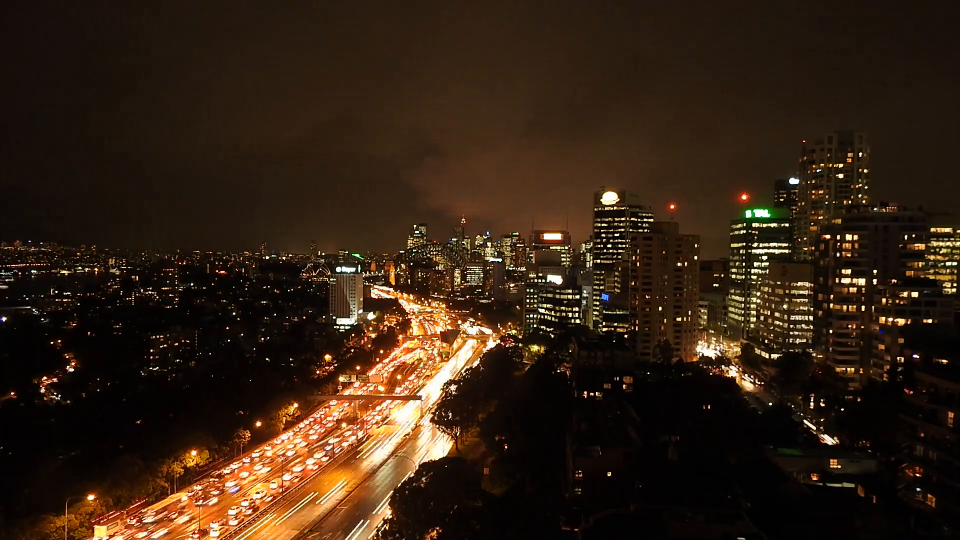
#> input picture frame 18 of FireDetectionViaVisual/Videos/city.mp4, 1920 x 1080 px, given in place of City1.mp4, which was not available (shown at 1/2 size)
$ python detection.py
#> lines starting #> are read from the running program, lines starting #| are printed output that depends on the picture; after the words box and inside, x2 and y2 are one past the last pixel; in counts of white or black regions, pixels touching at a corner belong together; pictures that were not available may be replaced by others from this repository, and a replacement may not be noted
# Credit of this script goes to GR Tech School (https://www.youtube.com/watch?v=2uxfqlDbVV4&ab_channel=GRTechSchool)

import cv2
import numpy as np

# 0 - means web cam
video = cv2.VideoCapture("Videos\City1.mp4")

while True:
    ret, frame = video.read()
#> frame is the input picture: shape (1080, 1920, 3); mean B, G, R 18.7, 33.1, 50.7
    frame = cv2.resize(frame, (1000,600))
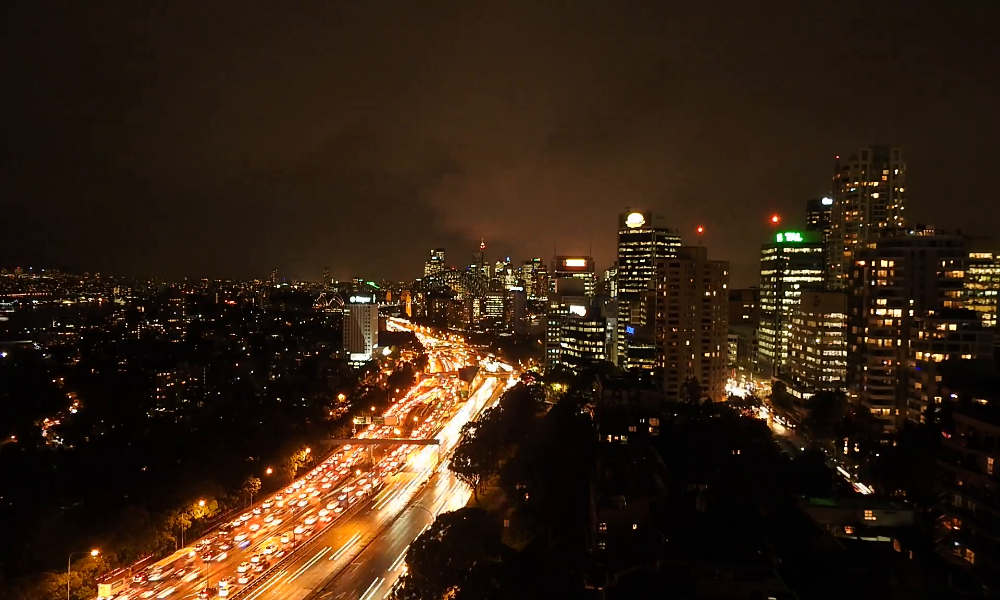
#> frame: shape (600, 1000, 3); mean B, G, R 18.7, 33.1, 50.7
    # Blurring the video which eliminates the noises
    blur = cv2.GaussianBlur(frame, (15,15), 0)
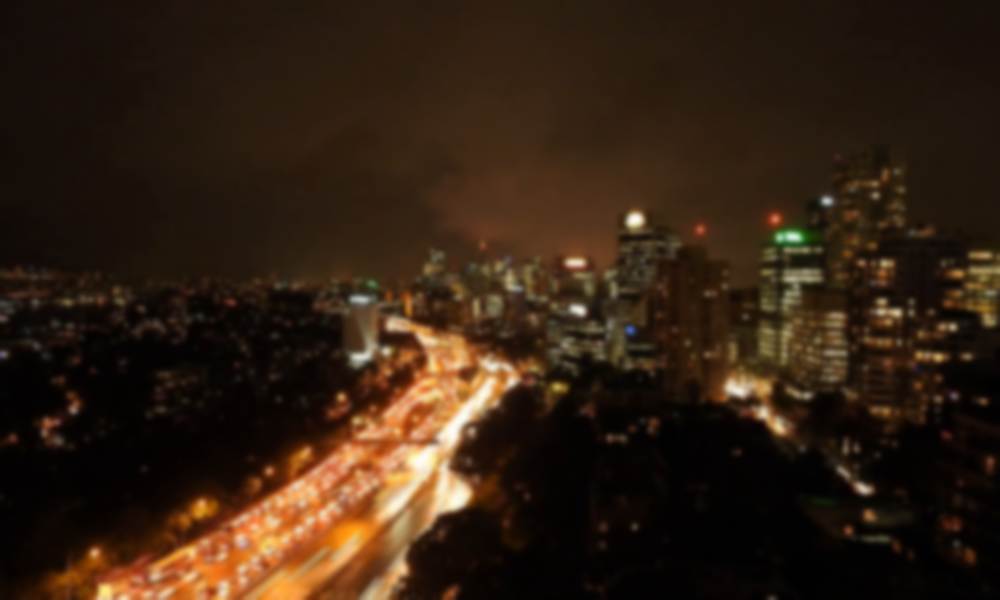
#> blur: shape (600, 1000, 3); mean B, G, R 18.7, 33.1, 50.7
    # Get HSV colour of the blurred frame
    hsv = cv2.cvtColor(blur, cv2.COLOR_BGR2HSV)
#> hsv: shape (600, 1000, 3); mean H, S, V 16.3, 163.9, 50.7
    # Declare Lower and Upper Bound of a fire characteristic
    lower = [18,50,50]
    upper = [35,255,255]

    # Apparently opencv cannot read the array data directly, it need to use numpy for data parsing
    lower = np.array(lower, dtype='uint8')
    upper = np.array(upper, dtype='uint8')
    # Detection (Basically, we are looking for these two types of colour inside the frame (In HSV format))
    mask = cv2.inRange(hsv, lower, upper)
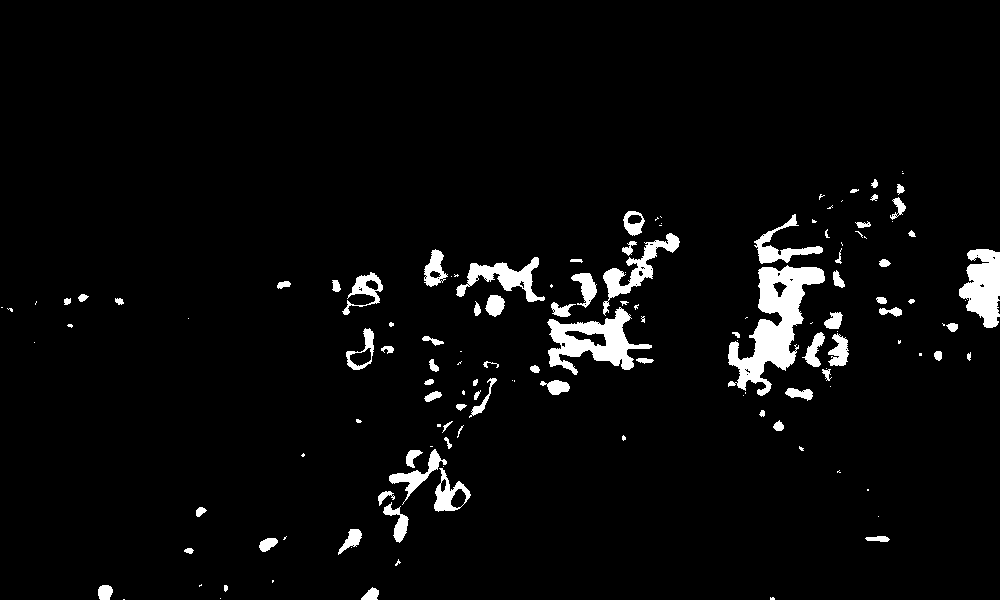
#> mask: shape (600, 1000); 4.1% white; 138 white regions (62 under 20 px), largest, box (x1, y1, x2, y2) and area: (728, 265, 825, 396) 5007, (547, 307, 652, 375) 2977, (959, 249, 1000, 328) 2225
    output = cv2.bitwise_and(frame, hsv, mask=mask)
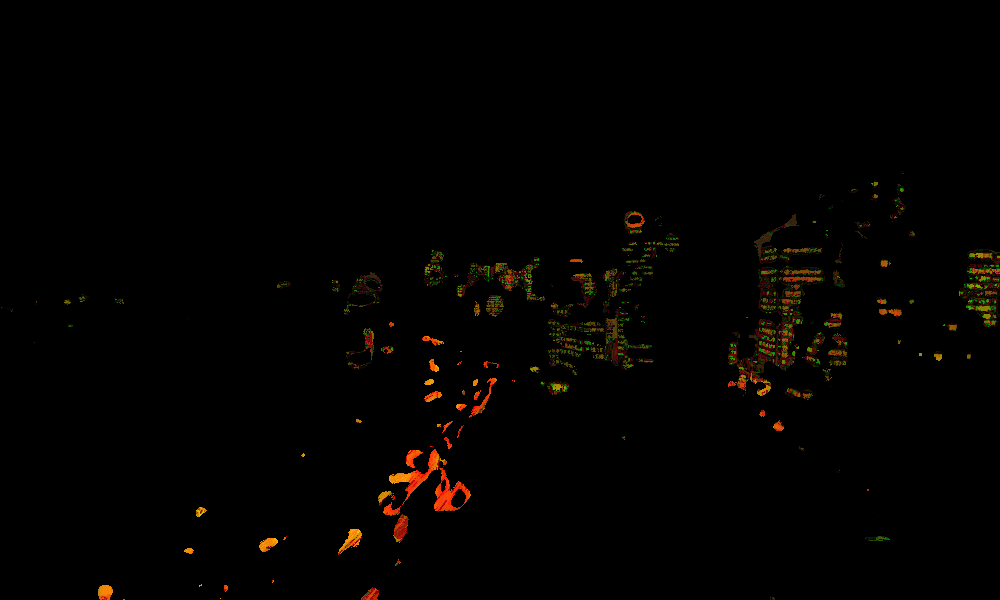
#> output: shape (600, 1000, 3); mean B, G, R 0.3, 1.8, 3.1
    number_of_total = cv2.countNonZero(mask)
#> number_of_total = 24458
    if int(number_of_total) > 15000:
        print("Fire Detected")

    if ret == False:
        break

    cv2.imshow("Output", frame)

    if cv2.waitKey(1) & 0xFF == ord("q"):
#> (key q is pressed here)
        break

cv2.destroyAllWindows()
video.release()

$ run again, starting later in the video
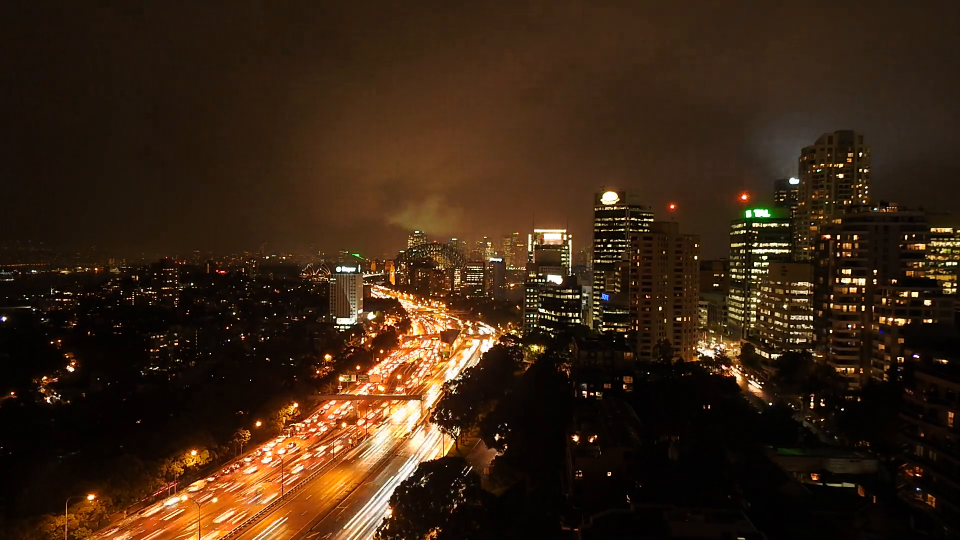
#> input picture frame 81 of FireDetectionViaVisual/Videos/city.mp4, 1920 x 1080 px, given in place of City1.mp4, which was not available (shown at 1/2 size)
#> frame is the input picture: shape (1080, 1920, 3); mean B, G, R 19.6, 36.4, 57
#> frame: shape (600, 1000, 3)
#> hsv: shape (600, 1000, 3); mean H, S, V 14.2, 173.5, 57
#> `mask = cv2.inRange(hsv, lower, upper)`:
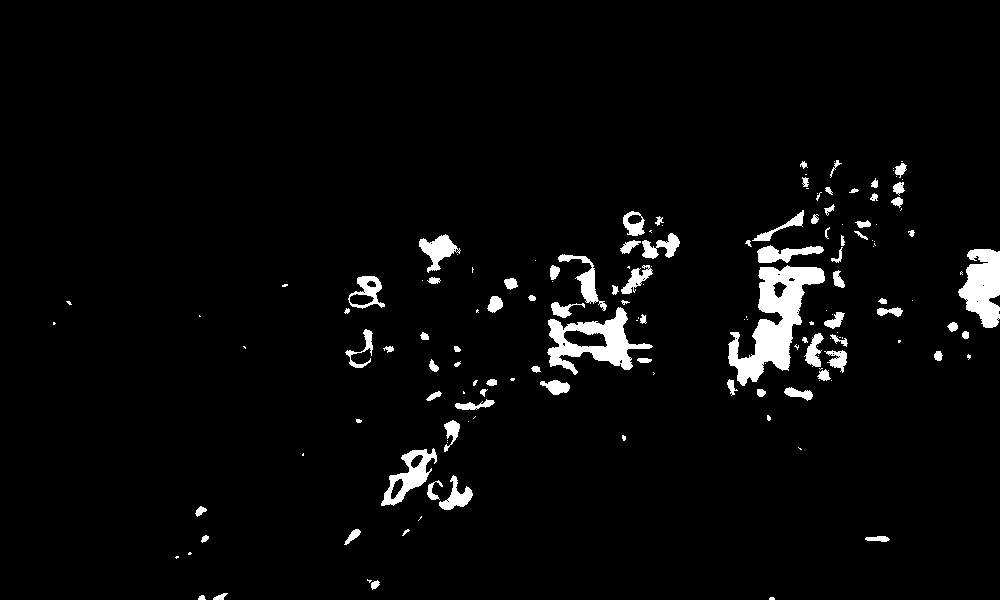
#> mask: shape (600, 1000); 3.7% white; 156 white regions (73 under 20 px), largest, box (x1, y1, x2, y2) and area: (728, 265, 825, 386) 4735, (547, 307, 653, 375) 2792, (958, 249, 1000, 328) 2267
#> `output = cv2.bitwise_and(frame, hsv, mask=mask)`:
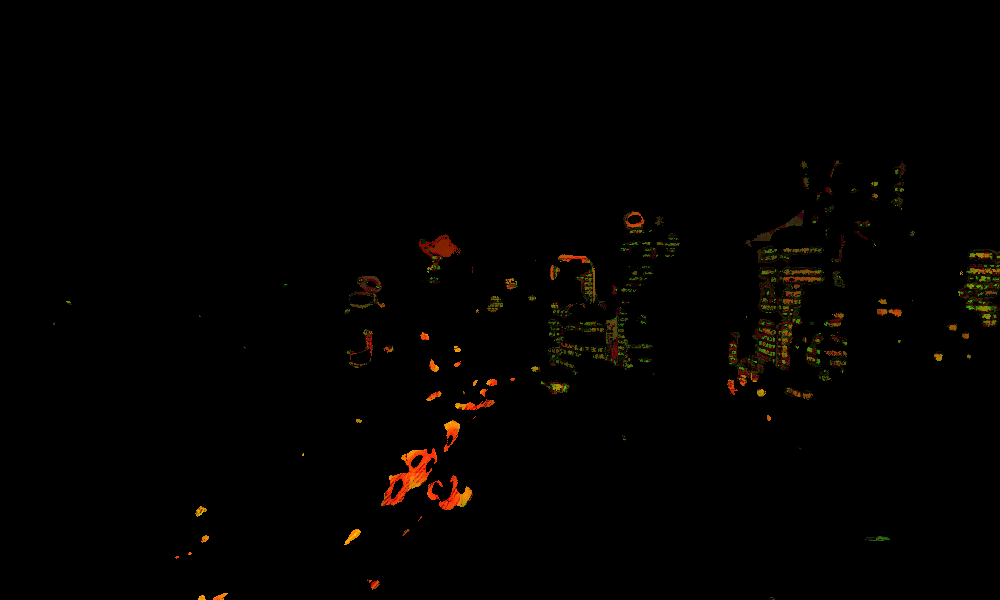
#> output: shape (600, 1000, 3); mean B, G, R 0.3, 1.6, 2.8
#> number_of_total = 22048

$ run again, starting later in the video
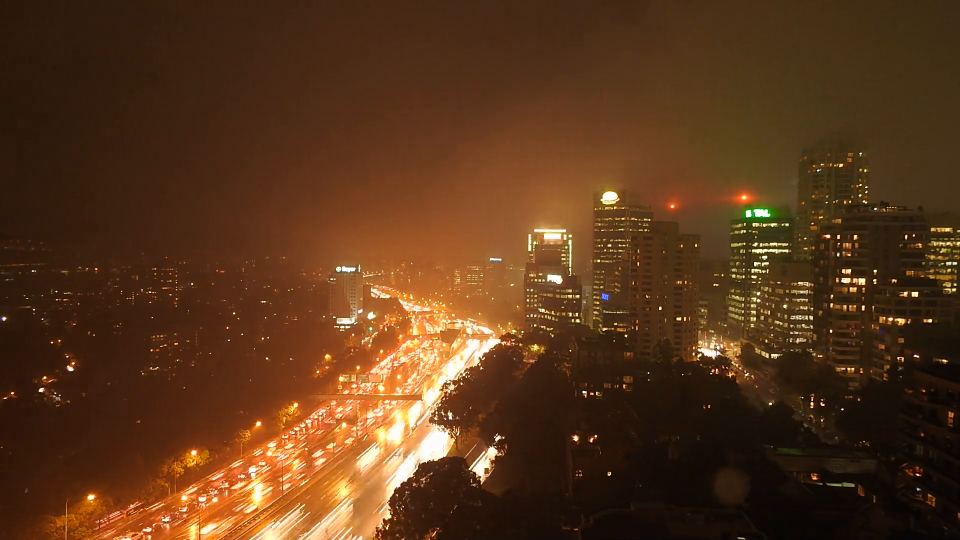
#> input picture frame 144 of FireDetectionViaVisual/Videos/city.mp4, 1920 x 1080 px, given in place of City1.mp4, which was not available (shown at 1/2 size)
#> frame is the input picture: shape (1080, 1920, 3); mean B, G, R 26.8, 54.1, 88.8
#> frame: shape (600, 1000, 3)
#> hsv: shape (600, 1000, 3); mean H, S, V 13.2, 182.6, 88.8
#> `mask = cv2.inRange(hsv, lower, upper)`:
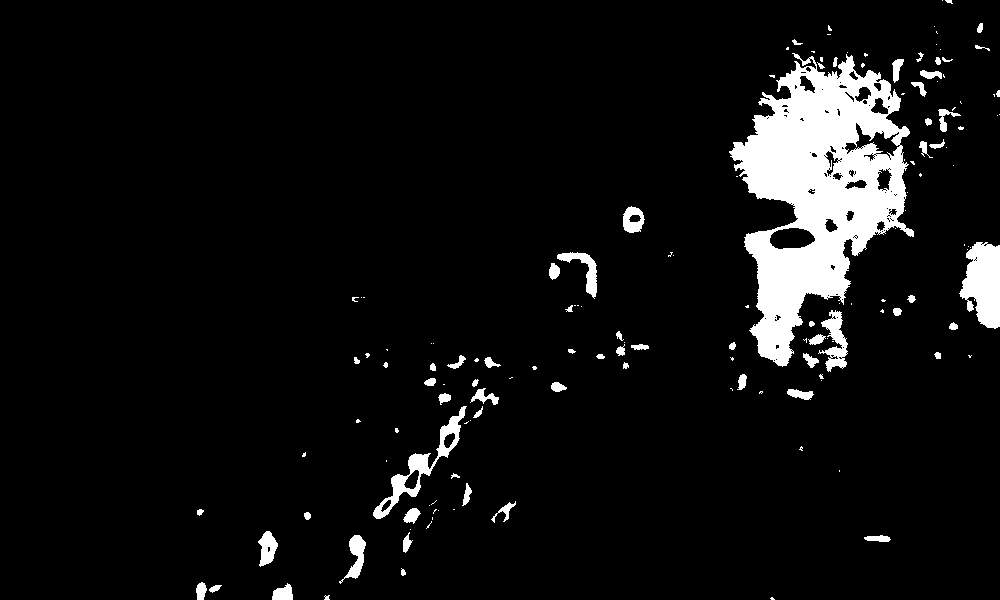
#> mask: shape (600, 1000); 6.7% white; 151 white regions (84 under 20 px), largest, box (x1, y1, x2, y2) and area: (729, 53, 914, 367) 28197, (959, 242, 1000, 329) 2551, (373, 406, 467, 519) 1671
#> `output = cv2.bitwise_and(frame, hsv, mask=mask)`:
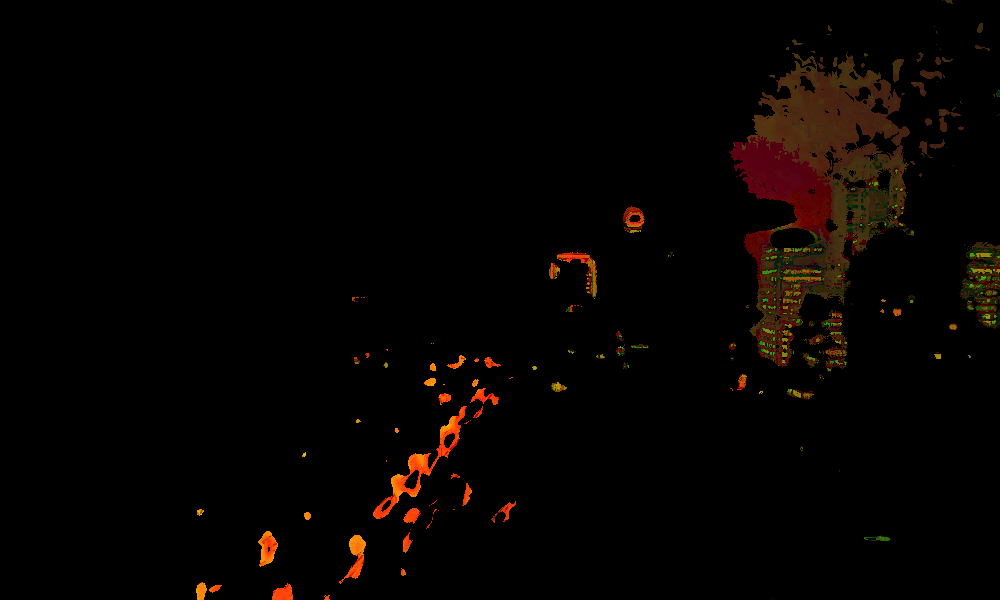
#> output: shape (600, 1000, 3); mean B, G, R 0.8, 2.8, 6.2
#> number_of_total = 40092
